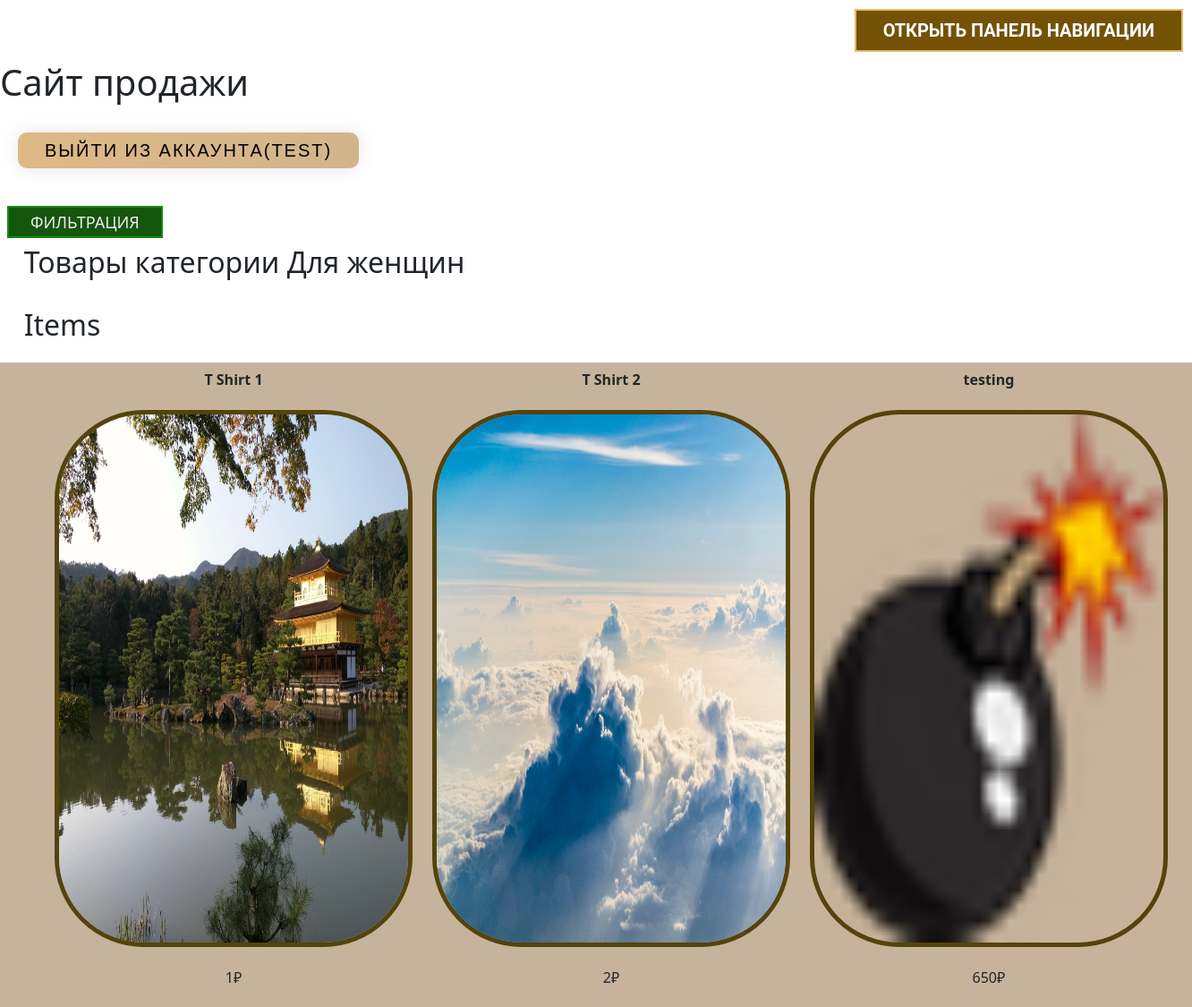
Screenshot of /display_category/2 (signed in) with the database file from the repository.
### data/users.py (models this page shows, shortened)
class User(SqlAlchemyBase, UserMixin, SerializerMixin):
    __tablename__ = "users"
    id = sqlalchemy.Column(sqlalchemy.Integer, primary_key=True, autoincrement=True)
    surname = sqlalchemy.Column(sqlalchemy.String, nullable=True)
    name = sqlalchemy.Column(sqlalchemy.String, nullable=True)
    address = sqlalchemy.Column(sqlalchemy.String, nullable=True)
    balance = sqlalchemy.Column(sqlalchemy.Integer, nullable=True)
    email = sqlalchemy.Column(sqlalchemy.String, nullable=True, unique=True, index=True)
    password_hash = sqlalchemy.Column(sqlalchemy.String, nullable=True)

### data/categories.py (models this page shows)
class Categories(SqlAlchemyBase):
    __tablename__ = 'categories'
    id = sqlalchemy.Column(sqlalchemy.Integer, primary_key=True,  autoincrement=True)
    name = sqlalchemy.Column(sqlalchemy.Integer, nullable=True)

### data/products.py (models this page shows)
class Products(SqlAlchemyBase, SerializerMixin):
    __tablename__ = "products"
    id = sqlalchemy.Column(sqlalchemy.Integer, primary_key=True, autoincrement=True)
    name = sqlalchemy.Column(sqlalchemy.String, nullable=True)
    price = sqlalchemy.Column(sqlalchemy.Integer, nullable=True)
    description = sqlalchemy.Column(sqlalchemy.String, nullable=True)
    image = sqlalchemy.Column(sqlalchemy.String, nullable=True)
    categories = sqlalchemy.Column(sqlalchemy.String, sqlalchemy.ForeignKey('categories.id'), nullable=True)
    owner = sqlalchemy.Column(sqlalchemy.Integer, sqlalchemy.ForeignKey('users.id'), nullable=True)
    notification = sqlalchemy.Column(sqlalchemy.Boolean, nullable=True, default=False)

### main.py (the view)
@app.route('/display_category/<int:id>')
@login_required
def display_category(id):
    db_sess = db_session.create_session()
    data = []
    for el in db_sess.query(Products):
        if el.owner != current_user.id and str(id) in str(el.categories).split(", "):
            data.append((el.id , el.name , el.price , el.description , el.image , el.categories , el.owner))
    x = db_sess.query(Categories).filter(Categories.id == id).first().name
    categs = []
    for el in db_sess.query(Categories).all():
        categs.append([el.id , el.name])
    return render_template('display_category.html' , category=x , itemData=parse(data) , categs=categs)

### data/db_session.py (called while the page is built)
def create_session() -> Session:
    global __factory
    return __factory()

### main.py (called while the page is built)
def parse(data):
    ans = []
    i = 0
    while i < len(data):
        curr = []
        for j in range(4):
            if i >= len(data):
                break
            curr.append(data[i])
            i += 1
        ans.append(curr)
    return ans

@login_manager.user_loader
def load_user(user_id):
    db_sess = db_session.create_session()
    return db_sess.query(User).get(user_id)

### templates/display_category.html (shortened to what this page needs)
{% extends "base.html" %}
{% block content %}
<div class="nogamlenu-knopki-1-wr">
  <label class="btnn" for="bokovon-lodsaba">
  <div class="side-b side-open">ФИЛЬТРАЦИЯ</div>
  </label>
</div>
<h2>Товары категории {{ category }}</h2>
<div id="work_logs">
    {% if current_user.is_authenticated %}
    <br/>
    {% endif %}
    <div>
        <h2>Items</h2>
        {% for data in itemData %}
        <table id="products_table">
            <tr id="productName">
                {% for row in data %}
                <td>
                    {{row[1]}}
                </td>
                {% endfor %}
            </tr>
            <tr id="productImage">
                {% for row in data %}
                <td>
                    <a href="/product_description/{{row[0]}}">
                        <img src="{{ url_for('static', filename='uploads/' + row[4]) }}" id="itemImage"/>
                    </a>
                </td>
                {% endfor %}
            </tr>
            <tr id="productPrice">
                {% for row in data %}
                <td>
                     {{row[2]}}₽
                </td>
                {% endfor %}
            </tr>
        </table>
        {% endfor %}
    </div>
</div>
{% endblock %}

### templates/base.html (shortened to what this page needs)
<!DOCTYPE html>
<html lang="en">
<head>
    <link rel="stylesheet"
          href="https://cdn.jsdelivr.net/npm/bootstrap@5.0.0-beta1/dist/css/bootstrap.min.css"
>
    <link rel="stylesheet" type="text/css" href="{{ url_for('static', filename='style/style.css') }}"/>
</head>
<body>
<div class="side-button-1-wr">
    <label class="side-button-1" for="side-checkbox">
        <div class="side-b side-open">Открыть панель навигации</div>
    </label>
</div>
<h1>Сайт продажи</h1>
<br>
<nav><a>
    {% if current_user.is_authenticated %}
    <a class="navbar-brand" href="/logout">выйти из аккаунта({{ current_user.name }})</a>
    {% else %}
    <a>
        <a class="btn btn-primary " href="/register">Зарегистрироваться</a>
        <a class="btn btn-success" href="/login">Войти</a>
    </a>
    {% endif %}
</a></nav>
<br>
{% block content %}{% endblock content %}
</body>
</html>

### static/style/style.css (style rules this page uses)
h2, .buttons, table { margin-left: 2%; margin-right: 2%; }
#itemImage { height: 600px; width: 400px; border-radius: 100px; border:5px solid #54430C; }
#products_table { border-collapse: separate; border-spacing: 20px; margin-left: 3%; margin-right: 3%; }
#productName { text-align: center; font-weight: bold; }
#productPrice { text-align: center; }
html, body, .intro { height: 60%; }

### templates/base.html (style rules this page uses)
.side-button-1-wr { text-align: right; }
.side-button-1 { display: inline-block; }
.side-button-1 .side-b { margin: 10px; text-decoration: none; position: relative; font-size: 20px; line-height: 20px; padding: 12px 30px; color: #FFF; font-weight: bold; text-transform: uppercase; font-family: 'Roboto', Тahoma, sans-serif; background: #735206; cursor: pointer; border: 2px solid #E2BC65; }
.side-button-1 .side-b:after, .side-button-1 .side-b:before { position: absolute; height: 4px; left: 50%; bottom: -6px; content: ""; transition: all 280ms ease-in-out; width: 0; }
html { background-color: #c7b39b; }
body { background-color: #c7b39b; }
.btnn { display: inline-block; }
.btnn .side-b { margin: 8px; text-decoration: none; position: relative; font-size: 18px; line-height: 16px; padding: 8px 24px; color: #efebeb; text-transform: uppercase; background: #14560c; cursor: pointer; border: 2px solid #178a13; }
.btnn .side-b:after, .btnn .side-b:before { position: absolute; height: 2px; left: 50%; bottom: -6px; content: ""; transition: all 280ms ease-in-out; width: 0; }
.btnn .side-open:after, .btnn .side-open:before { background: #0b940b; }
.btnn .side-b:before { top: -6px; }
.navbar-brand { text-decoration: none; display: inline-block; color: black; padding: 20px 30px; margin: 10px 20px; border-radius: 10px; font-family: 'Montserrat', sans-serif; text-transform: uppercase; letter-spacing: 2px; background-image: linear-gradient(to right, #DEB887 0%, #D2B48C 51%, #CD853F 100%); background-size: 200% auto; box-shadow: 0 0 20px rgba(0, 0, 0, .1); transition: .5s; margin-top:0%; }

### rows the page displays
User: name "TEST"
Categories: name "Для женщин"
Products: name "T Shirt 1", image (picture), price "1"
Products: name "T Shirt 2", image (picture), price "2"
Products: name "testing", image (picture), price "650"
